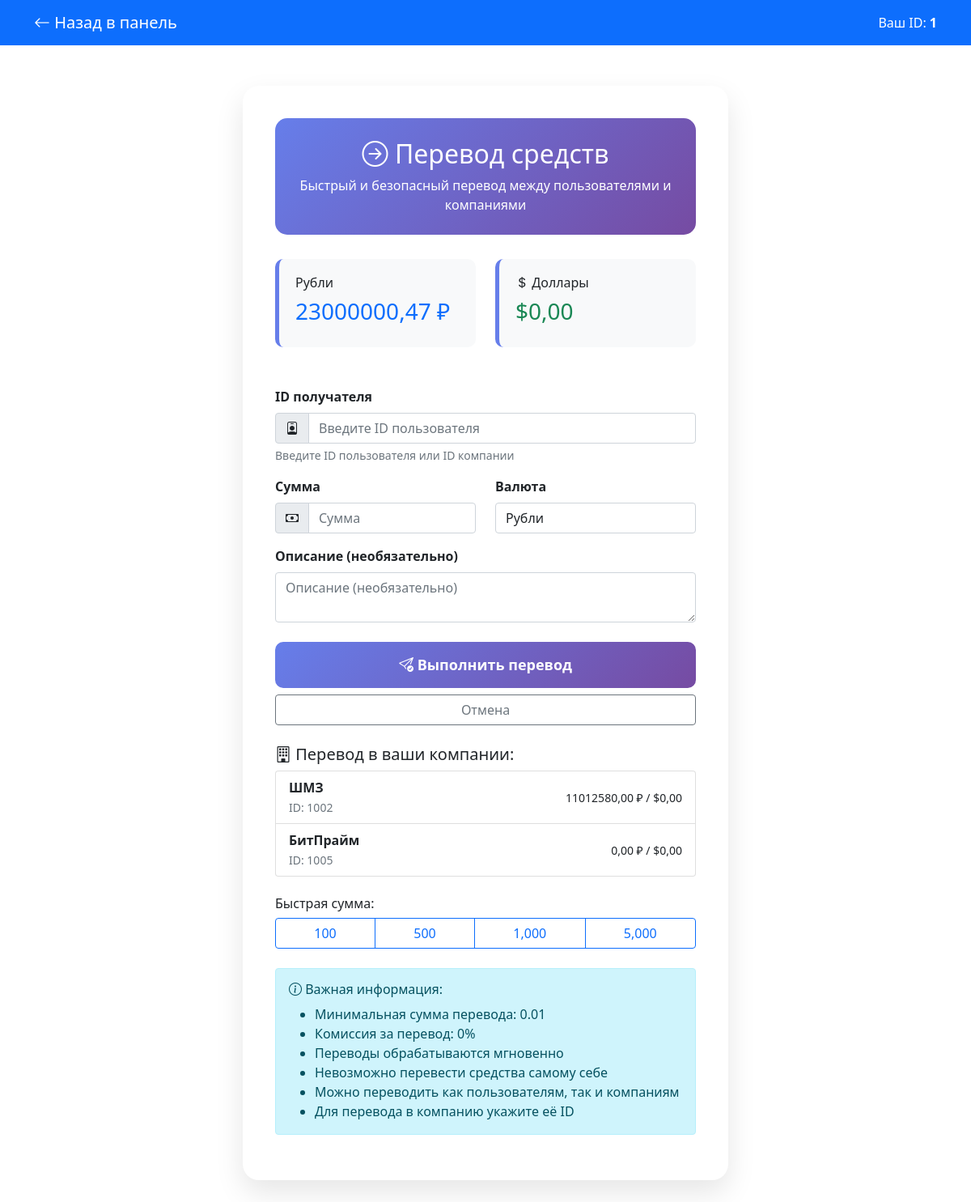
The page /transfer/ (signed in) on the database its author committed.
### core/models.py (models this page shows, shortened)
class UserProfile(models.Model):
    user = models.OneToOneField(User, on_delete=models.CASCADE, related_name='profile')
    balance_rub = models.DecimalField(max_digits=15, decimal_places=2, default=50000.00)
    balance_usd = models.DecimalField(max_digits=15, decimal_places=2, default=1000.00)
    created_at = models.DateTimeField(auto_now_add=True)

class Company(models.Model):
    owner = models.ForeignKey(User, on_delete=models.CASCADE, related_name='companies_owned')
    name = models.CharField(max_length=100)
    description = models.TextField(blank=True)
    balance_rub = models.DecimalField(max_digits=20, decimal_places=2, default=0.00)
    balance_usd = models.DecimalField(max_digits=20, decimal_places=2, default=0.00)
    created_at = models.DateTimeField(auto_now_add=True)
    members = models.ManyToManyField(User, related_name='companies', blank=True)

### core/views.py (the view)
# urls.py: path('transfer/', views.transfer_money, name='transfer'),
@login_required
def transfer_money(request):
    if request.method == 'POST':
        form = TransferForm(request.POST)
        if form.is_valid():
            try:
                with db_transaction.atomic():
                    to_user_id = form.cleaned_data['to_user_id']
                    amount = form.cleaned_data['amount']
                    currency = form.cleaned_data['currency']
                    description = form.cleaned_data['description']
                    try:
                        company = Company.objects.get(id=to_user_id)
                        profile = request.user.profile
                        if currency == 'RUB':
                            if profile.balance_rub < amount:
                                messages.error(request, 'Недостаточно рублей на счету!')
                                return redirect('transfer')
                            profile.balance_rub -= amount
                            company.balance_rub += amount
                        else:  # USD
                            if profile.balance_usd < amount:
                                messages.error(request, 'Недостаточно долларов на счету!')
                                return redirect('transfer')
                            profile.balance_usd -= amount
                            company.balance_usd += amount
                        profile.save()
                        company.save()
                        Transaction.objects.create(
                            from_user=request.user,
                            company=company,
                            amount=amount,
                            currency=currency,
                            transaction_type='company_transfer',
                            description=description
                        )
                        messages.success(request, f'Перевод {amount} {currency} компании "{company.name}" выполнен!')
                        return redirect('dashboard')
                    except Company.DoesNotExist:
                        if to_user_id == request.user.id:
                            messages.error(request, 'Нельзя переводить самому себе!')
                            return redirect('transfer')
                        to_user = get_object_or_404(User, id=to_user_id)
                        profile = request.user.profile
                        if currency == 'RUB':
                            if profile.balance_rub < amount:
                                messages.error(request, 'Недостаточно рублей на счету!')
                                return redirect('transfer')
                            profile.balance_rub -= amount
                            to_user.profile.balance_rub += amount
                        else:  # USD
                            if profile.balance_usd < amount:
                                messages.error(request, 'Недостаточно долларов на счету!')
                                return redirect('transfer')
                            profile.balance_usd -= amount
                            to_user.profile.balance_usd += amount
                        profile.save()
                        to_user.profile.save()
                        Transaction.objects.create(
                            from_user=request.user,
                            to_user=to_user,
                            amount=amount,
                            currency=currency,
                            transaction_type='transfer',
                            description=description
                        )
                        messages.success(request, f'Перевод {amount} {currency} пользователю {to_user.username} выполнен!')
                        return redirect('dashboard')
            except Exception as e:
                messages.error(request, f'Ошибка при переводе: {str(e)}')
    else:
        form = TransferForm()
    companies = request.user.companies.all()
    return render(request, 'core/transfer.html', {
        'form': form,
        'companies': companies
    })

### core/forms.py
class TransferForm(forms.Form):
    to_user_id = forms.IntegerField(
        label='ID получателя',
        widget=forms.NumberInput(attrs={
            'class': 'form-control',
            'placeholder': 'Введите ID пользователя'
        })
    )
    amount = forms.DecimalField(
        max_digits=15,
        decimal_places=2,
        min_value=0.01,
        widget=forms.NumberInput(attrs={
            'class': 'form-control',
            'placeholder': 'Сумма'
        })
    )
    currency = forms.ChoiceField(
        choices=[('RUB', 'Рубли'), ('USD', 'Доллары')],
        widget=forms.Select(attrs={'class': 'form-control'})
    )
    description = forms.CharField(
        required=False,
        widget=forms.Textarea(attrs={
            'class': 'form-control',
            'rows': 2,
            'placeholder': 'Описание (необязательно)'
        })
    )

### core/templates/core/transfer.html (shortened to what this page needs)
<!DOCTYPE html>
<html lang="ru">
<head>
    <link href="https://cdn.jsdelivr.net/npm/bootstrap@5.1.3/dist/css/bootstrap.min.css" rel="stylesheet">
    <link rel="stylesheet" href="https://cdn.jsdelivr.net/npm/bootstrap-icons@1.8.1/font/bootstrap-icons.css">
</head>
<body>
    <nav class="navbar navbar-dark bg-primary">
        <div class="container">
            <a class="navbar-brand" href="{% url 'dashboard' %}">
                <i class="bi bi-arrow-left"></i> Назад в панель
            </a>
            <span class="navbar-text text-white">
                Ваш ID: <strong>{{ user.id }}</strong>
            </span>
        </div>
    </nav>
    <div class="container">
        <div class="transfer-container">
            <div class="transfer-header">
                <h2><i class="bi bi-arrow-right-circle"></i> Перевод средств</h2>
                <p class="mb-0">Быстрый и безопасный перевод между пользователями и компаниями</p>
            </div>
            <div class="row mb-4">
                <div class="col-md-6">
                    <div class="balance-card">
                        <h6> Рубли</h6>
                        <h3 class="text-primary">{{ request.user.profile.balance_rub|floatformat:2 }} ₽</h3>
                    </div>
                </div>
                <div class="col-md-6">
                    <div class="balance-card">
                        <h6><i class="bi bi-currency-dollar"></i> Доллары</h6>
                        <h3 class="text-success">${{ request.user.profile.balance_usd|floatformat:2 }}</h3>
                    </div>
                </div>
            </div>
            <form method="post" id="transferForm">
                <div class="mb-3">
                    <label class="form-label fw-bold">ID получателя</label>
                    <div class="input-group">
                        <span class="input-group-text"><i class="bi bi-person-badge"></i></span>
                        {{ form.to_user_id }}
                    </div>
                    <div class="form-text">
                        Введите ID пользователя или ID компании
                    </div>
                </div>
                <div class="row mb-3">
                    <div class="col-md-6">
                        <label class="form-label fw-bold">Сумма</label>
                        <div class="input-group">
                            <span class="input-group-text"><i class="bi bi-cash"></i></span>
                            {{ form.amount }}
                        </div>
                    </div>
                    <div class="col-md-6">
                        <label class="form-label fw-bold">Валюта</label>
                        {{ form.currency }}
                    </div>
                </div>
                <div class="mb-4">
                    <label class="form-label fw-bold">Описание (необязательно)</label>
                    {{ form.description }}
                </div>
                <div class="d-grid gap-2">
                    <button type="submit" class="btn-transfer">
                        <i class="bi bi-send-check"></i> Выполнить перевод
                    </button>
                    <a href="{% url 'dashboard' %}" class="btn btn-outline-secondary">
                        Отмена
                    </a>
                </div>
            </form>
            {% if companies %}
            <div class="mt-4">
                <h5><i class="bi bi-building"></i> Перевод в ваши компании:</h5>
                <div class="company-list">
                    <div class="list-group">
                        {% for company in companies %}
                        <button type="button" class="list-group-item list-group-item-action"
                                onclick="setCompanyTransfer('{{ company.id }}', '{{ company.name }}')">
                            <div class="d-flex justify-content-between align-items-center">
                                <div>
                                    <strong>{{ company.name }}</strong>
                                    <br>
                                    <small class="text-muted">ID: {{ company.id }}</small>
                                </div>
                                <div class="text-end">
                                    <small>{{ company.balance_rub|floatformat:2 }} ₽ / ${{ company.balance_usd|floatformat:2 }}</small>
                                </div>
                            </div>
                        </button>
                        {% endfor %}
                    </div>
                </div>
            </div>
            {% endif %}
            <div class="mt-4">
                <h6>Быстрая сумма:</h6>
                <div class="btn-group w-100" role="group">
                    <button type="button" class="btn btn-outline-primary" onclick="setAmount(100)">100</button>
                    <button type="button" class="btn btn-outline-primary" onclick="setAmount(500)">500</button>
                    <button type="button" class="btn btn-outline-primary" onclick="setAmount(1000)">1,000</button>
                    <button type="button" class="btn btn-outline-primary" onclick="setAmount(5000)">5,000</button>
                </div>
            </div>
            <div class="alert alert-info mt-4">
                <h6><i class="bi bi-info-circle"></i> Важная информация:</h6>
                <ul class="mb-0">
                    <li>Минимальная сумма перевода: 0.01</li>
                    <li>Комиссия за перевод: 0%</li>
                    <li>Переводы обрабатываются мгновенно</li>
                    <li>Невозможно перевести средства самому себе</li>
                    <li>Можно переводить как пользователям, так и компаниям</li>
                    <li>Для перевода в компанию укажите её ID</li>
                </ul>
            </div>
        </div>
    </div>
</body>
</html>

### core/templates/core/transfer.html (style rules this page uses)
.transfer-container { max-width: 600px; margin: 50px auto; padding: 40px; background: white; border-radius: 20px; box-shadow: 0 15px 35px rgba(0,0,0,0.1); }
.transfer-header { background: linear-gradient(135deg, #667eea 0%, #764ba2 100%); color: white; padding: 25px; border-radius: 15px; margin-bottom: 30px; text-align: center; }
.balance-card { background: #f8f9fa; border-radius: 10px; padding: 20px; margin-bottom: 25px; border-left: 5px solid #667eea; }
.btn-transfer { background: linear-gradient(135deg, #667eea 0%, #764ba2 100%); border: none; padding: 15px; font-size: 18px; font-weight: 600; color: white; border-radius: 10px; width: 100%; transition: transform 0.3s; }
.company-list { max-height: 200px; overflow-y: auto; }

### rows shown on the page
Company: name "ШМЗ", id "1002", balance_rub "11012580,00", balance_usd "0,00"
Company: name "БитПрайм", id "1005", balance_rub "0,00", balance_usd "0,00"

### other values the page prints
{{ user.id }} "1"
{{ request.user.profile.balance_rub|floatformat:2 }} "23000000,47"
{{ request.user.profile.balance_usd|floatformat:2 }} "0,00"
